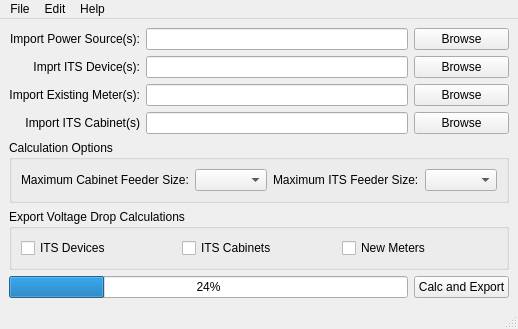
<?xml version="1.0" encoding="UTF-8"?>
<ui version="4.0">
 <class>MainWindow</class>
 <widget class="QMainWindow" name="MainWindow">
  <property name="geometry">
   <rect>
    <x>0</x>
    <y>0</y>
    <width>467</width>
    <height>313</height>
   </rect>
  </property>
  <property name="windowTitle">
   <string>MainWindow</string>
  </property>
  <widget class="QWidget" name="centralwidget">
   <layout class="QGridLayout" name="gridLayout">
    <item row="1" column="0">
     <widget class="QLabel" name="label_2">
      <property name="text">
       <string>Imprt ITS Device(s):</string>
      </property>
      <property name="alignment">
       <set>Qt::AlignRight|Qt::AlignTrailing|Qt::AlignVCenter</set>
      </property>
     </widget>
    </item>
    <item row="0" column="2">
     <widget class="QPushButton" name="pushButton">
      <property name="text">
       <string>Browse</string>
      </property>
     </widget>
    </item>
    <item row="0" column="1">
     <widget class="QLineEdit" name="lineEdit"/>
    </item>
    <item row="1" column="1">
     <widget class="QLineEdit" name="lineEdit_2"/>
    </item>
    <item row="2" column="0">
     <widget class="QLabel" name="label_3">
      <property name="text">
       <string>Import Existing Meter(s):</string>
      </property>
      <property name="alignment">
       <set>Qt::AlignRight|Qt::AlignTrailing|Qt::AlignVCenter</set>
      </property>
     </widget>
    </item>
    <item row="1" column="2">
     <widget class="QPushButton" name="pushButton_2">
      <property name="text">
       <string>Browse</string>
      </property>
     </widget>
    </item>
    <item row="2" column="1">
     <widget class="QLineEdit" name="lineEdit_3"/>
    </item>
    <item row="3" column="1">
     <widget class="QLineEdit" name="lineEdit_4"/>
    </item>
    <item row="2" column="2">
     <widget class="QPushButton" name="pushButton_3">
      <property name="text">
       <string>Browse</string>
      </property>
     </widget>
    </item>
    <item row="3" column="0">
     <widget class="QLabel" name="label_4">
      <property name="text">
       <string>Import ITS Cabinet(s)</string>
      </property>
      <property name="alignment">
       <set>Qt::AlignRight|Qt::AlignTrailing|Qt::AlignVCenter</set>
      </property>
     </widget>
    </item>
    <item row="3" column="2">
     <widget class="QPushButton" name="pushButton_4">
      <property name="text">
       <string>Browse</string>
      </property>
     </widget>
    </item>
    <item row="0" column="0">
     <widget class="QLabel" name="label">
      <property name="text">
       <string>Import Power Source(s):</string>
      </property>
      <property name="alignment">
       <set>Qt::AlignRight|Qt::AlignTrailing|Qt::AlignVCenter</set>
      </property>
     </widget>
    </item>
    <item row="6" column="2">
     <widget class="QPushButton" name="pushButton_5">
      <property name="text">
       <string>Calc and Export</string>
      </property>
     </widget>
    </item>
    <item row="4" column="0" colspan="3">
     <widget class="QGroupBox" name="groupBox_2">
      <property name="title">
       <string>Calculation Options</string>
      </property>
      <layout class="QGridLayout" name="gridLayout_2">
       <item row="0" column="2">
        <widget class="QLabel" name="label_6">
         <property name="text">
          <string>Maximum ITS Feeder Size:</string>
         </property>
        </widget>
       </item>
       <item row="0" column="0">
        <widget class="QLabel" name="label_5">
         <property name="text">
          <string>Maximum Cabinet Feeder Size:</string>
         </property>
        </widget>
       </item>
       <item row="0" column="1">
        <widget class="QComboBox" name="comboBox"/>
       </item>
       <item row="0" column="3">
        <widget class="QComboBox" name="comboBox_2"/>
       </item>
      </layout>
     </widget>
    </item>
    <item row="5" column="0" colspan="3">
     <widget class="QGroupBox" name="groupBox">
      <property name="title">
       <string>Export Voltage Drop Calculations</string>
      </property>
      <layout class="QHBoxLayout" name="horizontalLayout">
       <item>
        <widget class="QCheckBox" name="checkBox_2">
         <property name="text">
          <string>ITS Devices</string>
         </property>
        </widget>
       </item>
       <item>
        <widget class="QCheckBox" name="checkBox_3">
         <property name="text">
          <string>ITS Cabinets</string>
         </property>
        </widget>
       </item>
       <item>
        <widget class="QCheckBox" name="checkBox_4">
         <property name="text">
          <string>New Meters</string>
         </property>
        </widget>
       </item>
      </layout>
     </widget>
    </item>
    <item row="6" column="0" colspan="2">
     <widget class="QProgressBar" name="progressBar">
      <property name="value">
       <number>24</number>
      </property>
     </widget>
    </item>
   </layout>
  </widget>
  <widget class="QMenuBar" name="menubar">
   <property name="geometry">
    <rect>
     <x>0</x>
     <y>0</y>
     <width>467</width>
     <height>21</height>
    </rect>
   </property>
   <widget class="QMenu" name="menuFile">
    <property name="title">
     <string>File</string>
    </property>
    <addaction name="actionExit"/>
   </widget>
   <widget class="QMenu" name="menuEdit">
    <property name="title">
     <string>Edit</string>
    </property>
    <addaction name="actionITS_Device_Values"/>
    <addaction name="actionProperties"/>
   </widget>
   <widget class="QMenu" name="menuHelp">
    <property name="title">
     <string>Help</string>
    </property>
    <addaction name="actionAbout"/>
    <addaction name="actionHow_to_use"/>
   </widget>
   <addaction name="menuFile"/>
   <addaction name="menuEdit"/>
   <addaction name="menuHelp"/>
  </widget>
  <widget class="QStatusBar" name="statusbar"/>
  <action name="actionITS_Device_Values">
   <property name="text">
    <string>ITS Device Values</string>
   </property>
  </action>
  <action name="actionProperties">
   <property name="text">
    <string>Properties</string>
   </property>
  </action>
  <action name="actionExit">
   <property name="text">
    <string>Exit</string>
   </property>
  </action>
  <action name="actionAbout">
   <property name="text">
    <string>About</string>
   </property>
  </action>
  <action name="actionHow_to_use">
   <property name="text">
    <string>How to use</string>
   </property>
  </action>
 </widget>
 <resources/>
 <connections/>
</ui>
